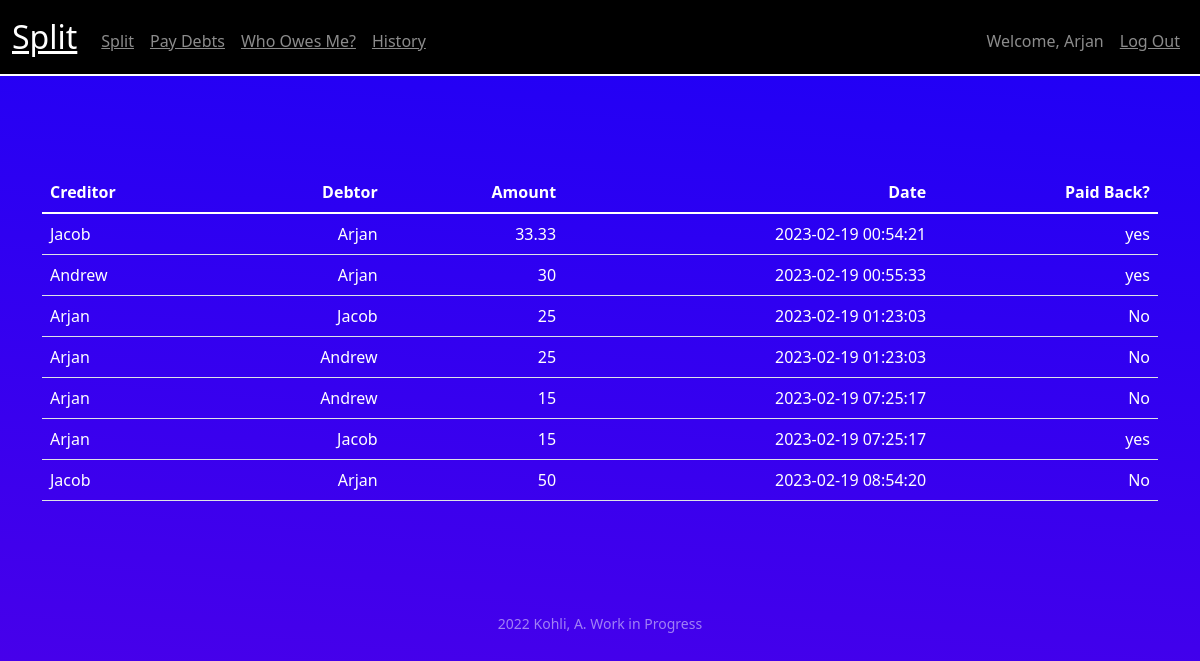
Page /history (signed in) on the committed database.
### tables this page shows
CREATE TABLE 'users' (id INTEGER PRIMARY KEY AUTOINCREMENT NOT NULL, username TEXT NOT NULL, hash TEXT NOT NULL,'email' TEXT);

CREATE TABLE 'debts' ('Creditor' TEXT, 'Debtor' TEXT, 'Amount' NUMERIC, 'Date' DATETIME,'paidBack' TEXT DEFAULT 'No');

### app.py (the view)
@app.route("/history", methods=["GET"])
@login_required
def history():
    loggedinuser = db.execute("SELECT username FROM users WHERE users.id == ?", session["user_id"])
    debts = db.execute("SELECT * FROM debts WHERE Debtor == ? OR Creditor == ?", (loggedinuser[0]).get('username'), (loggedinuser[0]).get('username'))
    return render_template("/history.html", debts=debts, user=(loggedinuser[0]).get('username'))

### app.py (called while the page is built)
@app.after_request
def after_request(response):
    response.headers["Cache-Control"] = "no-cache, no-store, must-revalidate"
    response.headers["Expires"] = 0
    response.headers["Pragma"] = "no-cache"
    return response

### templates/history.html (shortened to what this page needs)
{% extends "layout.html" %}
{% block main %}
<main class="container py-5 text-center">
    <table class="table">
        <thead>
            <tr>
                <th class="text-start">Creditor</th>
                <th class="text-end">Debtor</th>
                <th class="text-end">Amount</th>
                <th class="text-end">Date</th>
                <th class="text-end">Paid Back?</th>
            </tr>
        </thead>
        <tbody>
            {% for debt in debts %}
                <tr>
                    <td class="text-start"> {{ debt.Creditor }}</td>
                    <td class="text-end"> {{ debt.Debtor }}</td>
                    <td class="text-end"> {{ debt.Amount }}</td>
                    <td class="text-end"> {{ debt.Date }} </td>
                    <td class="text-end"> {{ debt.paidBack }} </td>
                </tr>
            {% endfor %}
        </tbody>
    </table>
 </main>
{% endblock %}

### templates/layout.html (shortened to what this page needs)
<!DOCTYPE html>
<html lang="en">
    <head>
        <link href="https://cdn.jsdelivr.net/npm/bootstrap@5.1.3/dist/css/bootstrap.min.css" rel="stylesheet">
        <link href="/static/styles.css" rel="stylesheet">
    </head>
    <body>
        <div id="page-container">
            <div id="content-wrap">
                <nav class="navbar navbar-expand-md navbar-dark" style="background-color: #000000;">
                    <div class="container-fluid">
                        <a class="navbar-brand" href="/"><span class="blue">Split</span></a>
                        <div class="collapse navbar-collapse" id="navbar">
                            {% if session["user_id"] %}
                                <ul class="navbar-nav me-auto mt-2">
                                    <li class="nav-item"><a class="nav-link" href="/split">Split</a></li>
                                    <li class="nav-item"><a class="nav-link" href="/pay">Pay Debts</a></li>
                                    <li class="nav-item"><a class="nav-link" href="/yourCreds">Who Owes Me?</a></li>
                                    <li class="nav-item"><a class="nav-link" href="/history">History</a></li>
                                </ul>
                                <ul class="navbar-nav ms-auto mt-2">
                                    <a class="nav-link">Welcome, {{ user }}</a>
                                    <li class="nav-item"><a class="nav-link" href="/logout">Log Out</a></li>
                                </ul>
                            {% else %}
                                <ul class="navbar-nav ms-auto mt-2">
                                    <li class="nav-item"><a class="nav-link" href="/register">Register</a></li>
                                    <li class="nav-item"><a class="nav-link" href="/login">Log In</a></li>
                                </ul>
                            {% endif %}
                        </div>
                    </div>
                </nav>
                <main class="container-fluid py-5 text-center">
                    {% block main %}{% endblock %}
                </main>
                <footer class="mb-5 small text-center text-white-50">
                    2022 Kohli, A. Work in Progress
                </footer>
            </div>
          </div>
    </body>
</html>

### static/styles.css (style rules this page uses)
#page-container { position: relative; min-height: 100vh; }
#content-wrap { padding-bottom: 2.5rem; }
body { height: 100%; background: linear-gradient(5deg, #00bfff, #9400d3, #0000FF); background-size: 600% 600%; -webkit-animation: AnimationName 29s ease infinite; animation: AnimationName 29s ease infinite; }
nav { border-bottom: 2px solid #ffffff; }
nav .navbar-brand { font-size: xx-large; color: #ffffff; }
nav .nav-link { color: #ffffff; }
tr { text-align: left }
.table { color: #ffffff; }
* { margin: 0px; padding: 0px; }
a:link { color: white; background-color: transparent; text-decoration: underline; }

### rows in the picture
users: username "Arjan"
debts: Creditor "Jacob", Debtor "Arjan", Amount "33.33", Date "2023-02-19 00:54:21", paidBack "yes"
debts: Creditor "Andrew", Debtor "Arjan", Amount "30", Date "2023-02-19 00:55:33", paidBack "yes"
debts: Creditor "Arjan", Debtor "Jacob", Amount "25", Date "2023-02-19 01:23:03", paidBack "No"
debts: Creditor "Arjan", Debtor "Andrew", Amount "25", Date "2023-02-19 01:23:03", paidBack "No"
debts: Creditor "Arjan", Debtor "Andrew", Amount "15", Date "2023-02-19 07:25:17", paidBack "No"
debts: Creditor "Arjan", Debtor "Jacob", Amount "15", Date "2023-02-19 07:25:17", paidBack "yes"
debts: Creditor "Jacob", Debtor "Arjan", Amount "50", Date "2023-02-19 08:54:20", paidBack "No"
